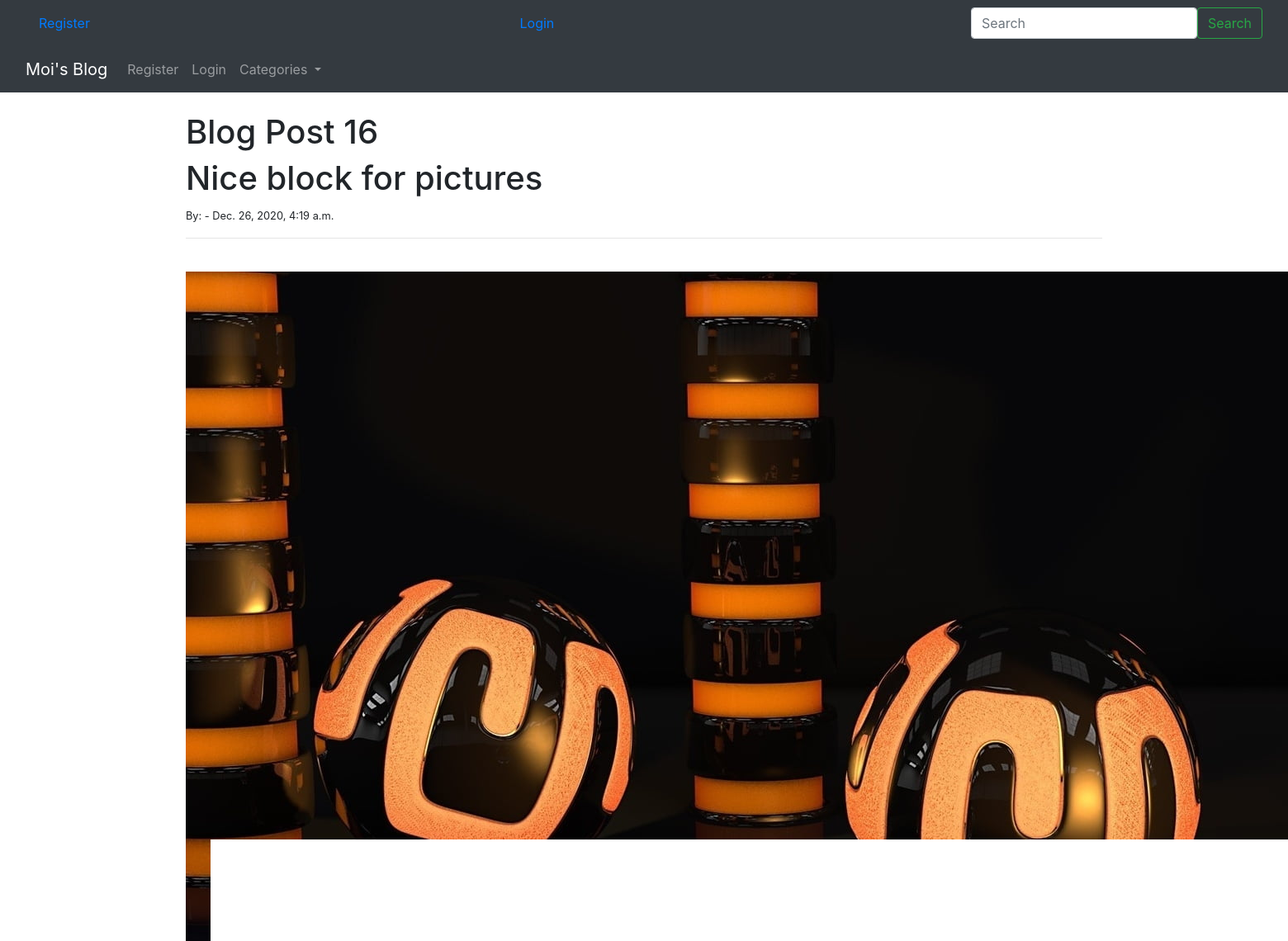
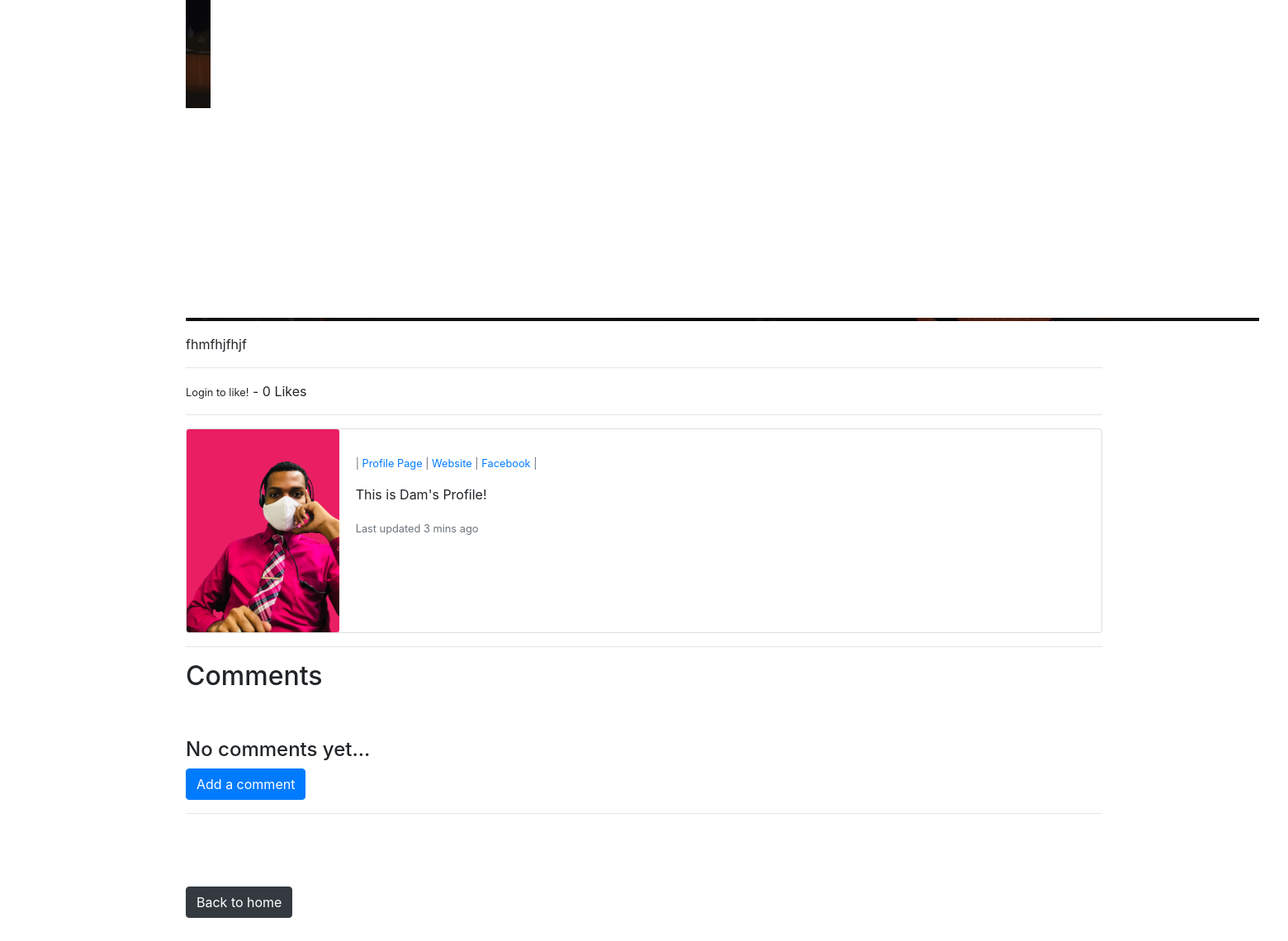
/post-details/16/, run on the app's committed database (2 pictures, top to bottom).
### blog/models.py (models this page shows, shortened)
class Post(models.Model):
    title = models.CharField(max_length=100)
    header_image = models.ImageField(null=True, blank=True, upload_to='images/')
    title_tag = models.CharField(max_length=100, default="Moi's Blog!")
    category = models.ForeignKey(Category, on_delete=models.SET_NULL, blank=True, null=True, related_name='categories')
    author = models.ForeignKey(User, on_delete=models.CASCADE)
    content = RichTextField(blank=True, null=True)
    snippet = models.CharField(max_length=255)
    date_posted = models.DateTimeField(default=timezone.now)
    likes = models.ManyToManyField(User, related_name='blog_posts')
    def total_likes(self):
        return self.likes.count()

### users/models.py (models this page shows, shortened)
class Profile(models.Model):
    user = models.OneToOneField(User, null=True, on_delete=models.CASCADE)
    bio = models.TextField()
    profile_image = models.ImageField(null=True, blank=True, upload_to='images/profile_images/')
    website_url = models.CharField(max_length=100, null=True, blank=True)
    facebook_url = models.CharField(max_length=100, null=True, blank=True)
    instagram_url = models.CharField(max_length=100, null=True, blank=True)
    twitter_url = models.CharField(max_length=100, null=True, blank=True)
    pinterest_url = models.CharField(max_length=100, null=True, blank=True)
    linkedin_url = models.CharField(max_length=100, null=True, blank=True)

### blog/views.py (the view)
# urls.py: path('post-details/<int:pk>/', PostDetailView.as_view(), name='post-detail'),
class PostDetailView(DetailView):
    model = Post
    template_name = 'blog/post_details.html'
    def get_context_data(self, *args, **kwargs):
        category_menu = Category.objects.all()
        context = super(PostDetailView, self).get_context_data(*args, **kwargs)
        stuff = get_object_or_404(Post, id=self.kwargs['pk'])
        total_likes = stuff.total_likes()
        liked = False
        if stuff.likes.filter(id=self.request.user.id).exists():
            liked = True
        context['category_menu'] = category_menu
        context['total_likes'] = total_likes
        context['liked'] = liked
        return context

### blog/models.py (called while the page is built)
    def __str__(self):
        return f'{self.name.title()}'

### templates/blog/post_details.html (shortened to what this page needs)
{% extends 'base.html' %}
{% load static %}
{% block content %}
    <h1>Blog Post {{ post.pk }}</h1>
    <h1>{{ post.title }}</h1>
    <small>By: {{ post.author.first_name|title }} {{ post.author.last_name|title }} - {{ post.date_posted }}</small>
    <br>
    <hr>
    <br>
    {% if post.header_image %}
        <img src="{{ post.header_image.url }}" alt="Image Missing">
    {% endif %}
    {% with post=post.content|safe %}
        {{post|linebreaks}}
    {% endwith %}
    <hr>
    <form method="POST" action="{% url 'like_post' post.pk %}">
        {% if user.is_authenticated%}
            {% if liked %}
                <button name="post_id" type="submit" class="btn btn-danger btn-sm" value="{{ post.id }}">Unlike</button>
            {% else %}
                <button name="post_id" type="submit" class="btn btn-primary btn-sm" value="{{ post.id }}">Like</button>
            {% endif %}
        {% else %}
            <small>Login to like!</small>
        {% endif %}
        - {{ total_likes }} Likes
    </form>
    <hr>
    <div class="card mb-3">
        <div class="row no-gutters">
            <div class="col-md-2">
                {% if post.author.profile.profile_image.url %}
                     <img class="card-img" src="{{ post.author.profile.profile_image.url }}" alt="Card image cap">
                {% else %}
                    <img class="card-img" src="{% static 'blog/images/default.jpg' %}" alt="Card image cap">
                {% endif %}
            </div>
            <div class="col-md-10">
                <div class="card-body">
                    <p class="small text-muted">
                        {% if post.author.profile %}
                            | <a href="{% url 'user-profile-page' post.author.profile.id %}">Profile Page</a> |
                        {% endif %}
                        {% if post.author.profile.website_url %}
                            <a href="{{ post.author.profile.website_url }}">Website</a> |
                        {% endif %}
                        {% if post.author.profile.facebook_url %}
                            <a href="{{ post.author.profile.facebook_url }}">Facebook</a> |
                        {% endif %}
                    </p>
                    <p class="card-text">{{ post.author.profile.bio }}</p>
                    <p class="card-text"><small class="text-muted">Last updated 3 mins ago</small></p>
                </div>
            </div>
        </div>
    </div>
    <hr>
    <h2>Comments</h2>
    <br><br>
    {% if not post.comments.all %}
        <h4>No comments yet...</h4>
    {% else %}
        {% for comment in post.comments.all %}
            <strong>{{ comment.name }} - {{ comment.date_made }}</strong>
            <br>
            <p>{{ comment.content }}</p>
        {% endfor %}
    {% endif %}
    <a href="{% url 'add-comment' post.id %}" class="btn btn-primary">Add a comment</a>
    <hr>
     <br><br><br>
    <a class="btn btn-dark" href="{% url 'blog-home' %}">Back to home</a>
    <br><br><br>
{% endblock content %}

### data on the page
Post: pk "16", title "Nice block for pictures", date_posted "Dec. 26, 2020, 4:19 a.m.", header_image (picture), content "fhmfhjfhjf", author.profile.profile_image (picture), author.profile.bio "This is Dam's Profile!"

### other printed values
{{ total_likes }} "0"
